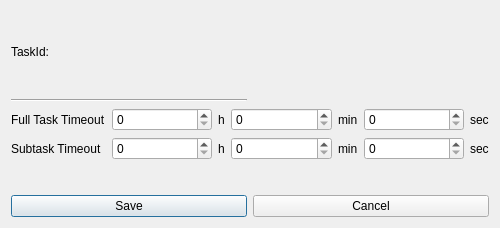
<?xml version="1.0" encoding="UTF-8"?>
<ui version="4.0">
 <class>ChangeTaskDialog</class>
 <widget class="QDialog" name="ChangeTaskDialog">
  <property name="windowModality">
   <enum>Qt::WindowModal</enum>
  </property>
  <property name="geometry">
   <rect>
    <x>0</x>
    <y>0</y>
    <width>500</width>
    <height>228</height>
   </rect>
  </property>
  <property name="windowTitle">
   <string>Dialog</string>
  </property>
  <layout class="QGridLayout" name="gridLayout">
   <item row="0" column="0">
    <layout class="QHBoxLayout" name="horizontalLayout_5">
     <item>
      <widget class="QLabel" name="label_2">
       <property name="toolTip">
        <string>ID of the task you are about to edit</string>
       </property>
       <property name="text">
        <string>TaskId:</string>
       </property>
      </widget>
     </item>
     <item>
      <widget class="QLabel" name="taskIdLabel">
       <property name="text">
        <string/>
       </property>
      </widget>
     </item>
    </layout>
   </item>
   <item row="1" column="0">
    <widget class="Line" name="line">
     <property name="orientation">
      <enum>Qt::Horizontal</enum>
     </property>
    </widget>
   </item>
   <item row="2" column="0" colspan="2">
    <layout class="QFormLayout" name="formLayout">
     <property name="fieldGrowthPolicy">
      <enum>QFormLayout::AllNonFixedFieldsGrow</enum>
     </property>
     <item row="0" column="0">
      <widget class="QLabel" name="label">
       <property name="text">
        <string>Full Task Timeout</string>
       </property>
      </widget>
     </item>
     <item row="0" column="1">
      <layout class="QHBoxLayout" name="horizontalLayout">
       <item>
        <widget class="QSpinBox" name="fullTaskTimeoutHourSpinBox">
         <property name="sizePolicy">
          <sizepolicy hsizetype="Minimum" vsizetype="Fixed">
           <horstretch>0</horstretch>
           <verstretch>0</verstretch>
          </sizepolicy>
         </property>
        </widget>
       </item>
       <item>
        <widget class="QLabel" name="label_4">
         <property name="sizePolicy">
          <sizepolicy hsizetype="Maximum" vsizetype="Preferred">
           <horstretch>0</horstretch>
           <verstretch>0</verstretch>
          </sizepolicy>
         </property>
         <property name="text">
          <string>h</string>
         </property>
        </widget>
       </item>
       <item>
        <widget class="QSpinBox" name="fullTaskTimeoutMinSpinBox">
         <property name="sizePolicy">
          <sizepolicy hsizetype="Minimum" vsizetype="Fixed">
           <horstretch>0</horstretch>
           <verstretch>0</verstretch>
          </sizepolicy>
         </property>
         <property name="maximum">
          <number>59</number>
         </property>
        </widget>
       </item>
       <item>
        <widget class="QLabel" name="label_5">
         <property name="sizePolicy">
          <sizepolicy hsizetype="Maximum" vsizetype="Preferred">
           <horstretch>0</horstretch>
           <verstretch>0</verstretch>
          </sizepolicy>
         </property>
         <property name="text">
          <string>min</string>
         </property>
        </widget>
       </item>
       <item>
        <widget class="QSpinBox" name="fullTaskTimeoutSecSpinBox">
         <property name="maximum">
          <number>59</number>
         </property>
        </widget>
       </item>
       <item>
        <widget class="QLabel" name="label_6">
         <property name="sizePolicy">
          <sizepolicy hsizetype="Maximum" vsizetype="Preferred">
           <horstretch>0</horstretch>
           <verstretch>0</verstretch>
          </sizepolicy>
         </property>
         <property name="text">
          <string>sec</string>
         </property>
        </widget>
       </item>
      </layout>
     </item>
     <item row="1" column="0">
      <widget class="QLabel" name="label_13">
       <property name="text">
        <string>Subtask Timeout</string>
       </property>
      </widget>
     </item>
     <item row="1" column="1">
      <layout class="QHBoxLayout" name="horizontalLayout_4">
       <item>
        <widget class="QSpinBox" name="subtaskTimeoutHourSpinBox">
         <property name="sizePolicy">
          <sizepolicy hsizetype="Minimum" vsizetype="Fixed">
           <horstretch>0</horstretch>
           <verstretch>0</verstretch>
          </sizepolicy>
         </property>
         <property name="maximum">
          <number>99999</number>
         </property>
        </widget>
       </item>
       <item>
        <widget class="QLabel" name="label_17">
         <property name="sizePolicy">
          <sizepolicy hsizetype="Maximum" vsizetype="Preferred">
           <horstretch>0</horstretch>
           <verstretch>0</verstretch>
          </sizepolicy>
         </property>
         <property name="text">
          <string>h</string>
         </property>
        </widget>
       </item>
       <item>
        <widget class="QSpinBox" name="subtaskTimeoutMinSpinBox">
         <property name="sizePolicy">
          <sizepolicy hsizetype="Minimum" vsizetype="Fixed">
           <horstretch>0</horstretch>
           <verstretch>0</verstretch>
          </sizepolicy>
         </property>
         <property name="maximum">
          <number>59</number>
         </property>
        </widget>
       </item>
       <item>
        <widget class="QLabel" name="label_18">
         <property name="sizePolicy">
          <sizepolicy hsizetype="Maximum" vsizetype="Preferred">
           <horstretch>0</horstretch>
           <verstretch>0</verstretch>
          </sizepolicy>
         </property>
         <property name="text">
          <string>min</string>
         </property>
        </widget>
       </item>
       <item>
        <widget class="QSpinBox" name="subtaskTimeoutSecSpinBox">
         <property name="maximum">
          <number>59</number>
         </property>
        </widget>
       </item>
       <item>
        <widget class="QLabel" name="label_19">
         <property name="sizePolicy">
          <sizepolicy hsizetype="Maximum" vsizetype="Preferred">
           <horstretch>0</horstretch>
           <verstretch>0</verstretch>
          </sizepolicy>
         </property>
         <property name="text">
          <string>sec</string>
         </property>
        </widget>
       </item>
      </layout>
     </item>
    </layout>
   </item>
   <item row="3" column="0">
    <widget class="QPushButton" name="saveButton">
     <property name="text">
      <string>Save</string>
     </property>
    </widget>
   </item>
   <item row="3" column="1">
    <widget class="QPushButton" name="cancelButton">
     <property name="text">
      <string>Cancel</string>
     </property>
    </widget>
   </item>
  </layout>
 </widget>
 <resources/>
 <connections/>
</ui>
